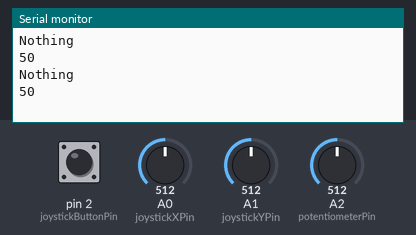
Recording of a sketch running on a simulated Arduino Uno, built with avr-gcc and run on an emulated ATmega328P. Shown: the last lines printed to the serial monitor. The inputs (shaded band) are chosen by the test bench; at power-on: A0 (joystickXPin) = 512, A1 (joystickYPin) = 512, pin 2 (joystickButtonPin) HIGH, A2 (potentiometerPin) = 512.

Above: at 1.8 s.
1.9 s: A0 (joystickXPin) set to 900
At 2.8 s:
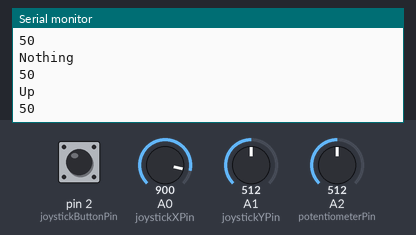
4.5 s: A1 (joystickYPin) set to 900
At 5.8 s:
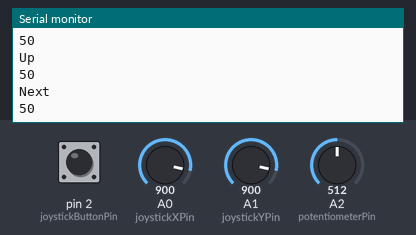
7.5 s: pin 2 (joystickButtonPin) pulled LOW for 1.2 s
At 8.8 s:
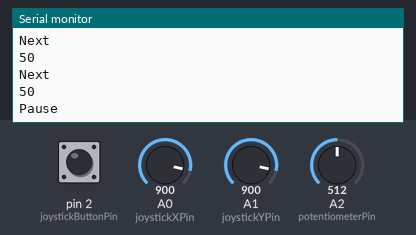
10.2 s: A1 (joystickYPin) set to 122
At 11.8 s:
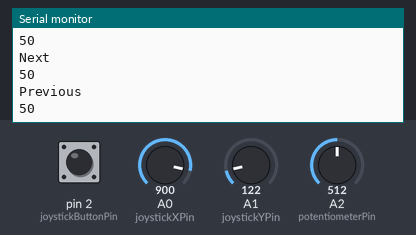
13.5 s: A2 (potentiometerPin) set to 716
At 14.8 s:
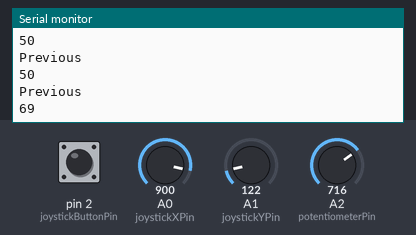
15.0 s: A2 (potentiometerPin) set to 900
At 15.8 s:
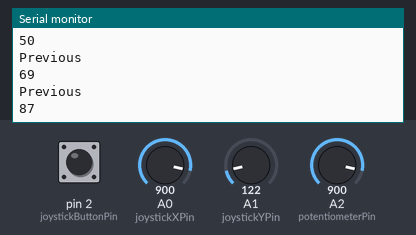
Timing chart, 0 to 17.5 s (numbered marks = the images above; inputs shaded):
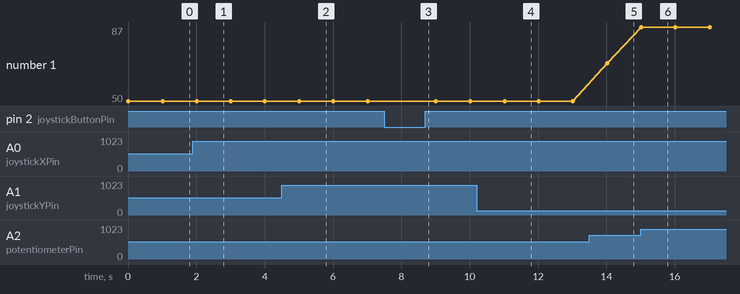

The sketch:

arduinoserial.ino
```cpp
const int joystickXPin = A0;      // Analog input pin for X-axis
const int joystickYPin = A1;      // Analog input pin for Y-axis
const int joystickButtonPin = 2;  // Digital input pin for button
const int potentiometerPin = A2;

void setup() {
  Serial.begin(9600); // Initialize serial communication with baud rate 9600

  pinMode(joystickButtonPin, INPUT_PULLUP);  // Use internal pull-up resistor

}

void loop() {
  int xValue = analogRead(joystickXPin);
  int yValue = analogRead(joystickYPin);
  int buttonState = digitalRead(joystickButtonPin);
  int potValue = analogRead(potentiometerPin);

  // Map the joystick values to the desired range
  int mappedX = map(xValue, 0, 1023, -100, 100);
  int mappedY = map(yValue, 0, 1023, -100, 100);

  // Map the potentiometer value to a volume range (0-100)
  int volume = map(potValue, 0, 1023, 0, 100);

  // Play or pause the media
  if (buttonState == LOW) {
    Serial.println("Pause");
    delay(1000);
  }

  // Skip to next or previous track

  if (mappedY < -60) {
    Serial.println("Previous");

  } else if (mappedY > 60) {
    Serial.println("Next");

  } else if (mappedX < -60) {
    Serial.println("Down");

  } else if (mappedX > 60) {
    Serial.println("Up");

  }

  else {
    Serial.println("Nothing");

  }
  Serial.println(volume);
  delay(1000);  // Add a small delay to avoid excessive updates
}
```

Measured:
- after the input at 1.9 s, the serial monitor: prints a new line after 0.10 s (image 1)
- after the input at 4.5 s, the serial monitor: prints a new line after 0.50 s (image 2)
- after the input at 7.5 s, the serial monitor: prints a new line after 0.51 s (image 3)
- after the input at 10.2 s, the serial monitor: prints a new line after 0.81 s (image 4)
- after the input at 13.5 s, the serial monitor: prints a new line after 0.52 s (image 5)
- after the input at 15.0 s, the serial monitor: prints a new line at once (image 6)
- plotted number 1: 50 → 69 after the input at 13.5 s, 69 → 87 after the input at 15.0 s
